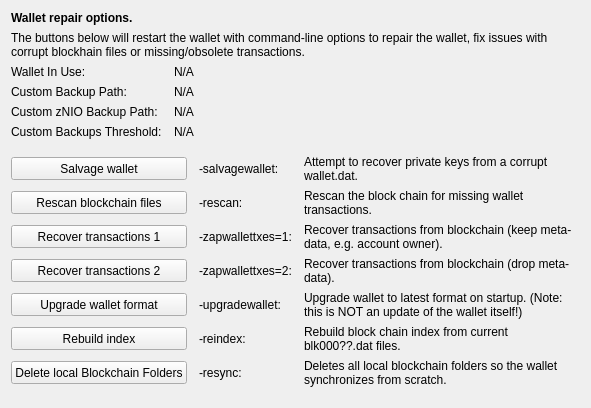
     <widget class="QWidget" name="tab_repair">
      <attribute name="title">
       <string>&amp;Wallet Repair</string>
      </attribute>
      <layout class="QGridLayout" name="gridLayout_4" columnstretch="0,0,0,0">
       <property name="horizontalSpacing">
        <number>12</number>
       </property>
       <item row="0" column="0" colspan="4">
        <widget class="QLabel" name="label_repair_header">
         <property name="font">
          <font>
           <weight>75</weight>
           <bold>true</bold>
          </font>
         </property>
         <property name="text">
          <string>Wallet repair options.</string>
         </property>
        </widget>
       </item>
       <item row="1" column="0" colspan="4">
        <widget class="QLabel" name="label_repair_helptext">
         <property name="font">
          <font>
           <weight>50</weight>
           <bold>false</bold>
          </font>
         </property>
         <property name="text">
          <string>The buttons below will restart the wallet with command-line options to repair the wallet, fix issues with corrupt blockhain files or missing/obsolete transactions.</string>
         </property>
         <property name="wordWrap">
          <bool>true</bool>
         </property>
        </widget>
       </item>
       <item row="2" column="0">
        <widget class="QLabel" name="wallet_path_label">
         <property name="text">
          <string>Wallet In Use:</string>
         </property>
        </widget>
       </item>
       <item row="2" column="1" colspan="3">
        <widget class="QLabel" name="wallet_path">
         <property name="cursor">
          <cursorShape>IBeamCursor</cursorShape>
         </property>
         <property name="text">
          <string>N/A</string>
         </property>
         <property name="textFormat">
          <enum>Qt::PlainText</enum>
         </property>
         <property name="textInteractionFlags">
          <set>Qt::LinksAccessibleByMouse|Qt::TextSelectableByKeyboard|Qt::TextSelectableByMouse</set>
         </property>
        </widget>
       </item>
       <item row="3" column="0">
        <widget class="QLabel" name="wallet_custombackuppath_label">
         <property name="text">
          <string>Custom Backup Path:</string>
         </property>
         <property name="visible">
          <bool>false</bool>
         </property>
        </widget>
       </item>
       <item row="3" column="1" colspan="3">
        <widget class="QLabel" name="wallet_custombackuppath">
         <property name="cursor">
          <cursorShape>IBeamCursor</cursorShape>
         </property>
         <property name="text">
          <string>N/A</string>
         </property>
         <property name="textFormat">
          <enum>Qt::PlainText</enum>
         </property>
         <property name="textInteractionFlags">
          <set>Qt::LinksAccessibleByMouse|Qt::TextSelectableByKeyboard|Qt::TextSelectableByMouse</set>
         </property>
         <property name="visible">
          <bool>false</bool>
         </property>
        </widget>
       </item>
       <item row="4" column="0">
        <widget class="QLabel" name="wallet_customzniobackuppath_label">
         <property name="text">
          <string>Custom zNIO Backup Path:</string>
         </property>
         <property name="visible">
          <bool>false</bool>
         </property>
        </widget>
       </item>
       <item row="4" column="1" colspan="3">
        <widget class="QLabel" name="wallet_customzniobackuppath">
         <property name="cursor">
          <cursorShape>IBeamCursor</cursorShape>
         </property>
         <property name="text">
          <string>N/A</string>
         </property>
         <property name="textFormat">
          <enum>Qt::PlainText</enum>
         </property>
         <property name="textInteractionFlags">
          <set>Qt::LinksAccessibleByMouse|Qt::TextSelectableByKeyboard|Qt::TextSelectableByMouse</set>
         </property>
         <property name="visible">
          <bool>false</bool>
         </property>
        </widget>
       </item>
       <item row="5" column="0">
        <widget class="QLabel" name="wallet_custombackupthreshold_label">
         <property name="text">
          <string>Custom Backups Threshold:</string>
         </property>
         <property name="visible">
          <bool>false</bool>
         </property>
        </widget>
       </item>
       <item row="5" column="1" colspan="3">
        <widget class="QLabel" name="wallet_custombackupthreshold">
         <property name="cursor">
          <cursorShape>IBeamCursor</cursorShape>
         </property>
         <property name="text">
          <string>N/A</string>
         </property>
         <property name="textFormat">
          <enum>Qt::PlainText</enum>
         </property>
         <property name="textInteractionFlags">
          <set>Qt::LinksAccessibleByMouse|Qt::TextSelectableByKeyboard|Qt::TextSelectableByMouse</set>
         </property>
         <property name="visible">
          <bool>false</bool>
         </property>
        </widget>
       </item>
       <item row="6" column="0">
        <spacer name="verticalSpacer_repair1">
         <property name="orientation">
          <enum>Qt::Vertical</enum>
         </property>
         <property name="sizeHint" stdset="0">
          <size>
           <width>10</width>
           <height>10</height>
          </size>
         </property>
        </spacer>
       </item>
       <item row="7" column="0" colspan="2">
        <widget class="QPushButton" name="btn_salvagewallet">
         <property name="minimumSize">
          <size>
           <width>100</width>
           <height>23</height>
          </size>
         </property>
         <property name="text">
          <string>Salvage wallet</string>
         </property>
        </widget>
       </item>
       <item row="7" column="2">
        <widget class="QLabel" name="label_repair_salvage_command">
         <property name="text">
          <string notr="true">-salvagewallet:</string>
         </property>
        </widget>
       </item>
       <item row="7" column="3">
        <widget class="QLabel" name="label_repair_salvage">
         <property name="text">
          <string>Attempt to recover private keys from a corrupt wallet.dat.</string>
         </property>
         <property name="wordWrap">
          <bool>true</bool>
         </property>
        </widget>
       </item>
       <item row="8" column="0" colspan="2">
        <widget class="QPushButton" name="btn_rescan">
         <property name="minimumSize">
          <size>
           <width>100</width>
           <height>23</height>
          </size>
         </property>
         <property name="text">
          <string>Rescan blockchain files</string>
         </property>
        </widget>
       </item>
       <item row="8" column="2">
        <widget class="QLabel" name="label_repair_rescan_command">
         <property name="text">
          <string notr="true">-rescan:</string>
         </property>
        </widget>
       </item>
       <item row="8" column="3">
        <widget class="QLabel" name="label_repair_rescan">
         <property name="text">
          <string>Rescan the block chain for missing wallet transactions.</string>
         </property>
         <property name="wordWrap">
          <bool>true</bool>
         </property>
        </widget>
       </item>
       <item row="9" column="0" colspan="2">
        <widget class="QPushButton" name="btn_zapwallettxes1">
         <property name="minimumSize">
          <size>
           <width>100</width>
           <height>23</height>
          </size>
         </property>
         <property name="text">
          <string>Recover transactions 1</string>
         </property>
        </widget>
       </item>
       <item row="9" column="2">
        <widget class="QLabel" name="label_repair_zap1_command">
         <property name="text">
          <string notr="true">-zapwallettxes=1:</string>
         </property>
        </widget>
       </item>
       <item row="9" column="3">
        <widget class="QLabel" name="label_repair_zap1">
         <property name="text">
          <string>Recover transactions from blockchain (keep meta-data, e.g. account owner).</string>
         </property>
         <property name="wordWrap">
          <bool>true</bool>
         </property>
        </widget>
       </item>
       <item row="10" column="0" colspan="2">
        <widget class="QPushButton" name="btn_zapwallettxes2">
         <property name="minimumSize">
          <size>
           <width>100</width>
           <height>23</height>
          </size>
         </property>
         <property name="text">
          <string>Recover transactions 2</string>
         </property>
        </widget>
       </item>
       <item row="10" column="2">
        <widget class="QLabel" name="label_repair_zap2_command">
         <property name="text">
          <string notr="true">-zapwallettxes=2:</string>
         </property>
        </widget>
       </item>
       <item row="10" column="3">
        <widget class="QLabel" name="label_repair_zap2">
         <property name="text">
          <string>Recover transactions from blockchain (drop meta-data).</string>
         </property>
         <property name="wordWrap">
          <bool>true</bool>
         </property>
        </widget>
       </item>
       <item row="11" column="0" colspan="2">
        <widget class="QPushButton" name="btn_upgradewallet">
         <property name="minimumSize">
          <size>
           <width>100</width>
           <height>23</height>
          </size>
         </property>
         <property name="text">
          <string>Upgrade wallet format</string>
         </property>
        </widget>
       </item>
       <item row="11" column="2">
        <widget class="QLabel" name="label_repair_upgrade_command">
         <property name="text">
          <string notr="true">-upgradewallet:</string>
         </property>
        </widget>
       </item>
       <item row="11" column="3">
        <widget class="QLabel" name="label_repair_upgrade">
         <property name="text">
          <string>Upgrade wallet to latest format on startup. (Note: this is NOT an update of the wallet itself!)</string>
         </property>
         <property name="wordWrap">
          <bool>true</bool>
         </property>
        </widget>
       </item>
       <item row="12" column="0" colspan="2">
        <widget class="QPushButton" name="btn_reindex">
         <property name="minimumSize">
          <size>
           <width>100</width>
           <height>23</height>
          </size>
         </property>
         <property name="text">
          <string>Rebuild index</string>
         </property>
        </widget>
       </item>
       <item row="12" column="2">
        <widget class="QLabel" name="label_repair_reindex_command">
         <property name="text">
          <string notr="true">-reindex:</string>
         </property>
        </widget>
       </item>
       <item row="12" column="3">
        <widget class="QLabel" name="label_repair_reindex">
         <property name="text">
          <string>Rebuild block chain index from current blk000??.dat files.</string>
         </property>
         <property name="wordWrap">
          <bool>true</bool>
         </property>
        </widget>
       </item>
       <item row="13" column="0" colspan="2">
        <widget class="QPushButton" name="btn_resync">
         <property name="minimumSize">
          <size>
           <width>100</width>
           <height>23</height>
          </size>
         </property>
         <property name="text">
          <string>Delete local Blockchain Folders</string>
         </property>
        </widget>
       </item>
       <item row="13" column="2">
        <widget class="QLabel" name="label_repair_resync_command">
         <property name="text">
          <string>-resync:</string>
         </property>
        </widget>
       </item>
       <item row="13" column="3">
        <widget class="QLabel" name="label_repair_resync">
         <property name="text">
          <string>Deletes all local blockchain folders so the wallet synchronizes from scratch.</string>
         </property>
         <property name="wordWrap">
          <bool>true</bool>
         </property>
        </widget>
       </item>
       <item row="14" column="0">
        <spacer name="verticalSpacer_repair2">
         <property name="orientation">
          <enum>Qt::Vertical</enum>
         </property>
         <property name="sizeHint" stdset="0">
          <size>
           <width>20</width>
           <height>10</height>
          </size>
         </property>
        </spacer>
       </item>
      </layout>
     </widget>
